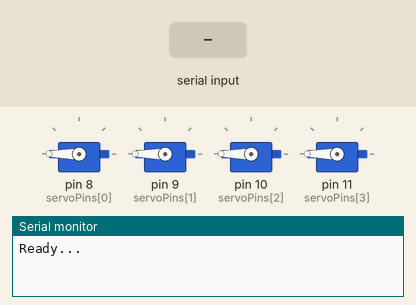
Simulated run of this sketch. Board: Arduino Uno, built with avr-gcc and run on an emulated ATmega328P. On the bench: 4 × servo, the last lines printed to the serial monitor. Inputs (shaded band) come from the test bench.

Above: at 1.2 s.
1.3 s: "open 1\n" received over Serial
At 3.5 s:
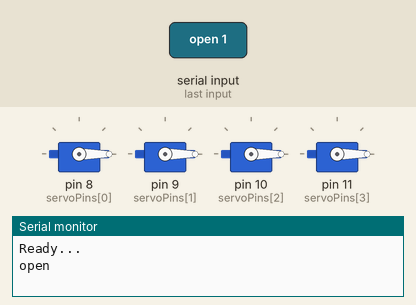
3.8 s: "close 1\n" received over Serial
At 5.5 s:
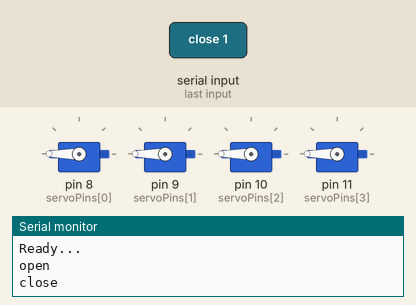
6.3 s: "count 1\n" received over Serial
At 7.8 s:
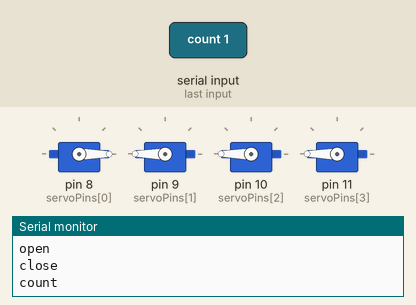
8.8 s: "count 150\n" received over Serial
At 11.6 s:
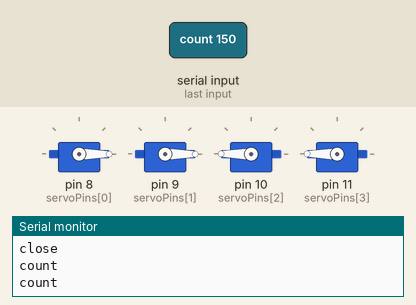
Timing chart, 0 to 15.3 s (numbered marks = the images above; inputs shaded):
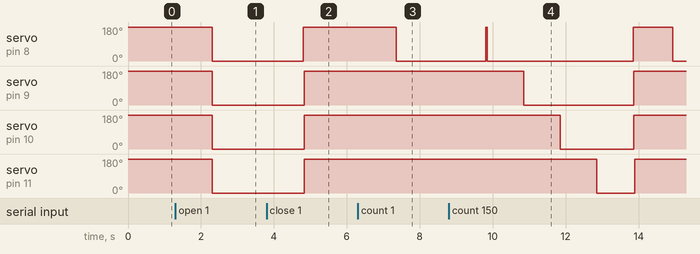

Measured:
- after the input at 1.3 s, servo on pin 8 (servoPins[0]), servo on pin 9 (servoPins[1]), servo on pin 10 (servoPins[2]), servo on pin 11 (servoPins[3]): 180° → 0° after 1.0 s
- after the input at 3.8 s, servo on pin 8 (servoPins[0]), servo on pin 9 (servoPins[1]), servo on pin 10 (servoPins[2]), servo on pin 11 (servoPins[3]): 0° → 180° after 1.0 s
- after the input at 6.3 s, servo on pin 8 (servoPins[0]): 180° → 0° after 1.0 s
- after the input at 8.8 s, servo on pin 8 (servoPins[0]): 0° → 180° after 5.1 s, → 0° 1.1 s later; servo on pin 9 (servoPins[1]): 180° → 0° after 2.1 s, → 180° 3.0 s later; servo on pin 10 (servoPins[2]): 180° → 0° after 3.1 s, → 180° 2.0 s later; servo on pin 11 (servoPins[3]): 180° → 0° after 4.1 s, → 180° 1.0 s later

The sketch:

Hand_with_Bluetooth.ino
```cpp
// SERVO_ARRAY
//
// Made by Julius Garcia

#include <Servo.h>
int incomingByte = 0;
String content = "";

#define number_of_servos 4
Servo servos[number_of_servos];
int servoPins[] = {8,9,10,11,12};
int servoPosMax[] = {180, 180, 180, 180, 180};
int servoPosMin[] = {0, 0, 0, 0, 0};
int servoPosSafeStart[] = {0, 0, 0, 0, 0};

void initServos() {
  for (int i=0; i<number_of_servos; i++)
  {
    servos[i].attach(servoPins[i]);
    servos[i].write(servoPosMax[i]);
  }

  Serial.println("Ready..." );
}

void setServo(int num, int deg) {
  deg = constrain(deg, servoPosMin[num], servoPosMax[num]);
  servos[num].write(deg);
}

void close() {
  for (int i=0; i<number_of_servos; i++)
  {
    servos[i].attach(servoPins[i]); // servo setup
    servos[i].write(servoPosMax[i]);
    delay(10); //10 milisecond
  }
}

void open() {
  for (int i=0; i<number_of_servos; i++)
  {
    servos[i].attach(servoPins[i]); // servo setup
    servos[i].write(servoPosSafeStart[i]);
  }
}

void countByFinger(int noItem) {
  close();
  int temp = 0;
  if(noItem > number_of_servos)
  {
  	temp = noItem - number_of_servos;
    noItem = 4;
  }
  for (int ctrItem=0; ctrItem<noItem; ctrItem++)
  {
    int i;
    for (i=ctrItem; i<=ctrItem; i++)
    {
      servos[i].attach(servoPins[i]); // servo setup
      servos[i].write(servoPosSafeStart[i]);
    }
    delay(1000);

  }
  if(temp > 0){
  close();
  delay(1000);
  countByFinger(temp);
  }
}

void setup() {
  Serial.begin(9600);
  initServos();
}

void loop() {

  while(Serial.available()) {
      content = Serial.readString();
  }

  int counter = 0;
  if(content.indexOf(" ") > 0)
  {
    String temp = content.substring(content.indexOf(" ") +1);
  	content = content.substring(0,content.indexOf(" "));

    counter = temp.toInt();
  }


  if (content != "") {
    Serial.println(content);
  }

  if(content == "close")
  {
    close();
  }
  else if(content == "open")
  {
    open();
  }
  else if(content == "count"){
  	countByFinger(counter);
  }
  content = "";
}
```
